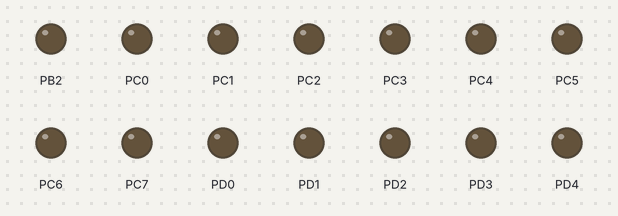
The program below on a simulated ATmega8, built with avr-gcc and emulated at 1 MHz. Parts: output pins drawn as LEDs (lit = HIGH).

Above: at 0.5 s.
At 2.5 s:
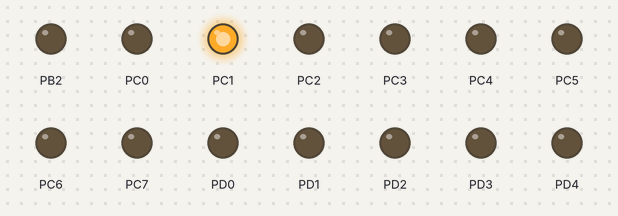
At 3.5 s:
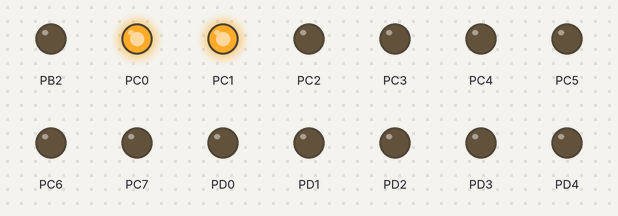
At 5.5 s:
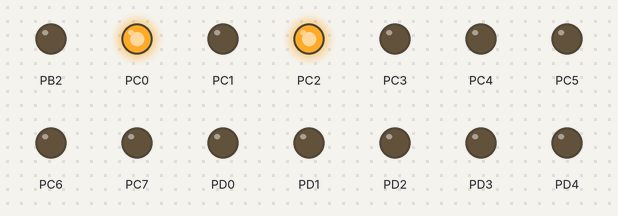
At 7.5 s:
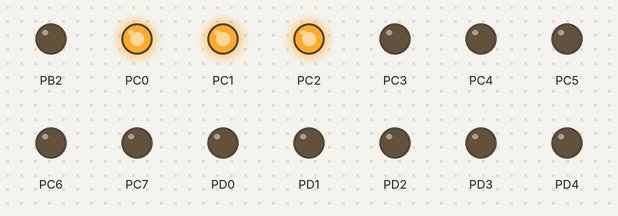
At 10.5 s:
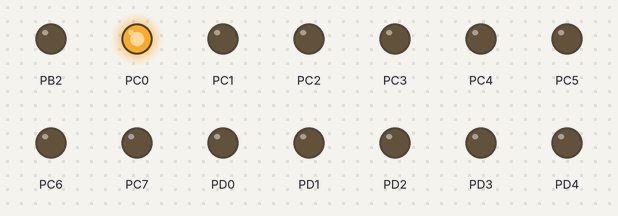
Timing chart, 0 to 11.7 s (numbered marks = the images above):
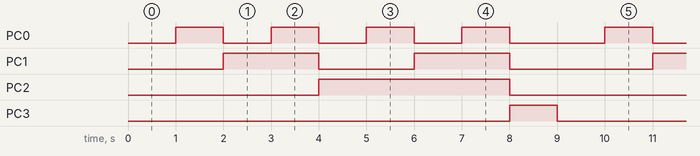

Measured:
- by itself, PC0: repeats every 9.0 s: 3 × (LOW 1.0 s, HIGH 1.0 s), LOW 2.0 s, HIGH 1.0 s
- by itself, PC1: repeats every 9.0 s: LOW 2.0 s, HIGH 2.0 s, LOW 3.0 s, HIGH 2.0 s
- by itself, PC2: alternates HIGH for 4.0 s and LOW for 5.0 s
- by itself, PC3: alternates HIGH for 1.0 s and LOW for 8.0 s

The program:

main.c
```c
/*
 * SPI_1.c
 * Author : DeepakPrakash
 * Tested on: Atmega8
 */

//SPI Master Code


#include <avr/io.h>
#include <util/delay.h>
#define F_CPU 1000000UL

//Pins as per ATMEGA8

#define MOSI 3
#define MISO 4
#define SS 2
#define SCK 5


int main(void)
{
	int i=0;
    //Defining Output
	DDRB = (1<<MOSI) | (1<<SCK) | (1<<SS) ;
	DDRC = DDRD = 0xFF ;

	//SPI Control Registers : SPI_enable , master select , data rate select
	SPCR = (1<<SPE) | (1<<MSTR) | (1<<SPR0);

    while (1)
    {
	    PORTC = SPDR = i ; // WRITE 1
	    while((SPSR && (1<<SPIF)) == 0); //Checking SPIF flag
	    PORTD = SPDR ; //PRINTING RECEIVED DATA ON PARTD
		_delay_ms(1000);
		i++;
		if (i>8)
		{i=0;
		}

    }
}
```
